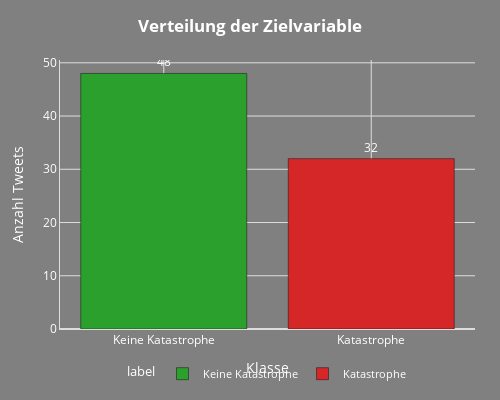

Notebook source saved alongside this figure:
### Markdown cell above
# Erweiterte EDA

### Code cell
# 3. EXPLORATIVE DATENANALYSE (EDA)
# Wir nutzen nun das bereinigte DataFrame df_Cleaning für die Analyse

# 3.2 Visualisierungen
plot_target_distribution(df_Cleaning)

### Figure 1 — Plotly figure (JSON) as saved in the notebook; plotly's stock layout.template omitted (floating-point values rounded to 4 significant figures)
{"data": [{"hovertemplate": "label=%{x}<br>count=%{text}<extra></extra>", "legendgroup": "Keine Katastrophe", "marker": {"color": "#2ca02c", "pattern": {"shape": ""}}, "name": "Keine Katastrophe", "orientation": "v", "showlegend": true, "text": [48.0], "textposition": "outside", "x": ["Keine Katastrophe"], "xaxis": "x", "y": [48], "yaxis": "y", "type": "bar"}, {"hovertemplate": "label=%{x}<br>count=%{text}<extra></extra>", "legendgroup": "Katastrophe", "marker": {"color": "#d62728", "pattern": {"shape": ""}}, "name": "Katastrophe", "orientation": "v", "showlegend": true, "text": [32.0], "textposition": "outside", "x": ["Katastrophe"], "xaxis": "x", "y": [32], "yaxis": "y", "type": "bar"}], "layout": {"xaxis": {"anchor": "y", "domain": [0.0, 1.0], "title": {"text": "Klasse"}, "categoryorder": "array", "categoryarray": ["Keine Katastrophe", "Katastrophe"], "gridcolor": "#dddddd", "zerolinecolor": "#dddddd", "showline": true, "linewidth": 1, "linecolor": "#dddddd"}, "yaxis": {"anchor": "x", "domain": [0.0, 1.0], "title": {"text": "Anzahl Tweets"}, "gridcolor": "#dddddd", "zerolinecolor": "#dddddd", "showline": true, "linewidth": 1, "linecolor": "#dddddd"}, "legend": {"title": {"text": "label"}, "tracegroupgap": 0, "font": {"color": "#FFFFFF", "size": 11}, "orientation": "h", "yanchor": "bottom", "y": -0.22, "xanchor": "center", "x": 0.5}, "margin": {"t": 60, "l": 60, "r": 25, "b": 48}, "barmode": "relative", "font": {"color": "#FFFFFF"}, "title": {"text": "<b>Verteilung der Zielvariable</b>", "y": 0.95, "x": 0.5, "xanchor": "center", "yanchor": "top"}, "paper_bgcolor": "#808080", "plot_bgcolor": "#808080", "width": 500, "height": 400}}
